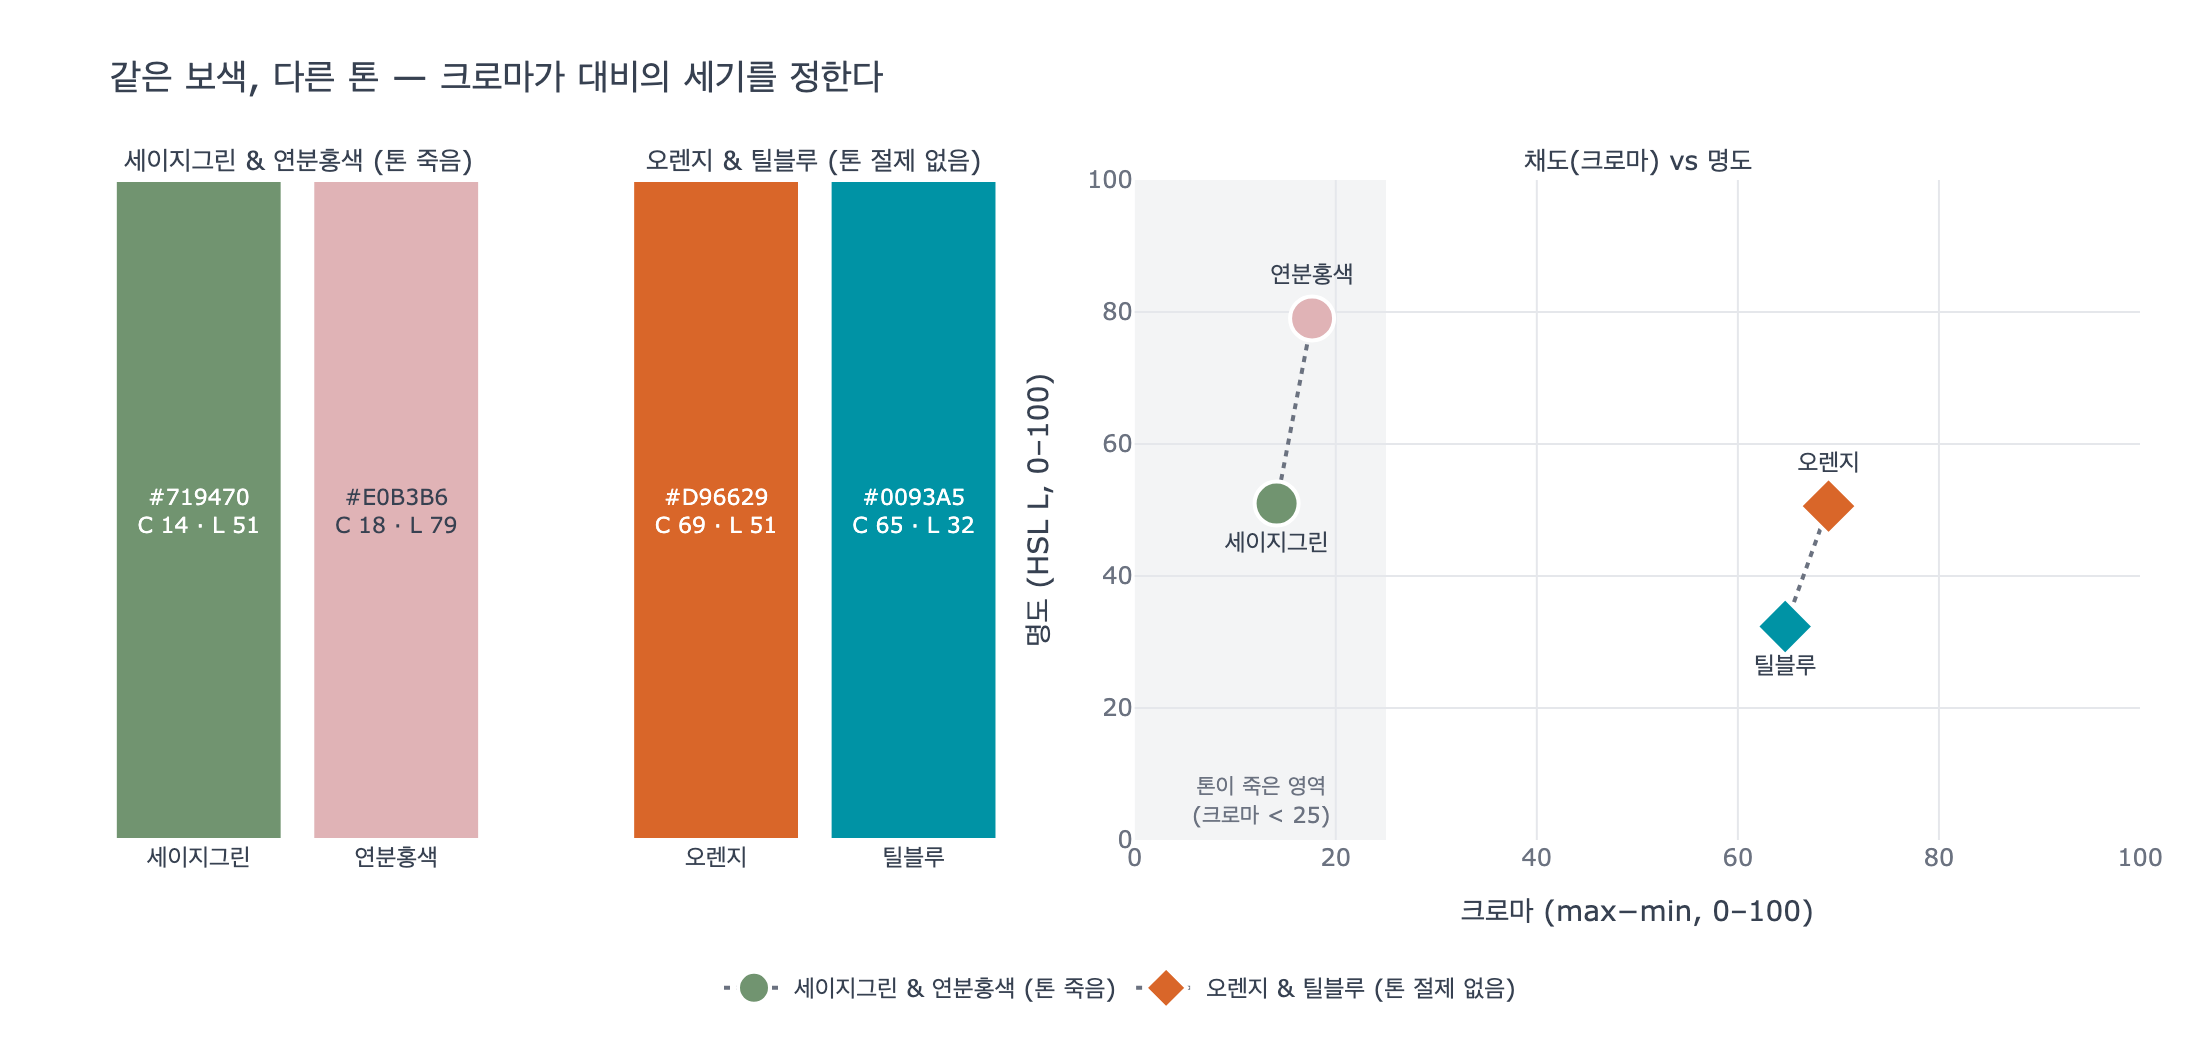

Recreate this plot in Python.
# %% [markdown]
# # 톤이 죽은 보색 vs 톤을 절제하지 않은 보색
#
# 세이지그린(`#719470`)과 연분홍색(`#E0B3B6`)은 색상환에서 서로 마주보는 보색이지만
# 충돌하지 않는다. 영상은 그 이유를 "둘 다 **톤이 죽어 있어서**"라고 설명한다.
# 이 스크립트는 그 말을 **숫자**로 확인한다.
#
# - 색상(Hue) 각도 차이 → 보색인지
# - 채도(Saturation / Chroma) → 톤이 죽었는지
# - 명도(Lightness) → 두 색이 비슷한 밝기 영역에 있는지
#
# 비교 대상으로 같은 보색이지만 톤을 절제하지 않은 오렌지(`#D96629`)·틸블루(`#0093A5`)를 함께 계산한다.
#
# 필요 패키지: plotly, kaleido (표준 라이브러리 colorsys 만으로 수치 계산은 가능)

# %%
import colorsys
import math


def _show(fig):
    try:
        from IPython import get_ipython
        if get_ipython() is not None:
            fig.show()
    except ImportError:
        pass


def hex_to_rgb01(hex_str: str) -> tuple[float, float, float]:
    """'#RRGGBB' -> (r, g, b) 각 0.0~1.0"""
    h = hex_str.lstrip("#")
    return tuple(int(h[i : i + 2], 16) / 255 for i in (0, 2, 4))


PAIRS = {
    "세이지그린 & 연분홍색 (톤 죽음)": [("세이지그린", "#719470"), ("연분홍색", "#E0B3B6")],
    "오렌지 & 틸블루 (톤 절제 없음)": [("오렌지", "#D96629"), ("틸블루", "#0093A5")],
}

# %% [markdown]
# ## 1. HSL / HSV 로 색상·채도·명도 뽑기
#
# `colorsys.rgb_to_hls` 는 (H, L, S) 순서로 돌려준다. 색상은 $0 \le H < 1$ 이므로 $360$ 을 곱해 각도로 바꾼다.
#
# 주의: HSL 의 S 는 밝은 색에서 과장된다. 예컨대 연분홍은 HSL 채도가 42% 로 나오지만 실제로 '탁한' 색이다.
# 그래서 **크로마(Chroma)** 도 함께 본다. RGB 에서 크로마는
#
# $$C = \max(R,G,B) - \min(R,G,B)$$
#
# 로, 색이 회색축에서 얼마나 떨어져 있는지를 직접 잰다. 회색이면 $C = 0$, 순색이면 $C = 1$.

# %%
def describe(hex_str: str) -> dict:
    r, g, b = hex_to_rgb01(hex_str)
    h, l, s_hsl = colorsys.rgb_to_hls(r, g, b)
    _, s_hsv, v = colorsys.rgb_to_hsv(r, g, b)
    chroma = max(r, g, b) - min(r, g, b)
    return {
        "hex": hex_str,
        "hue_deg": h * 360,
        "L_hsl": l * 100,
        "S_hsl": s_hsl * 100,
        "S_hsv": s_hsv * 100,
        "V": v * 100,
        "chroma": chroma * 100,
    }


for pair_name, colors in PAIRS.items():
    print(f"\n[{pair_name}]")
    for name, hx in colors:
        d = describe(hx)
        print(
            f"  {name:6s} {hx}  H={d['hue_deg']:6.1f}°  "
            f"L(HSL)={d['L_hsl']:5.1f}  S(HSL)={d['S_hsl']:5.1f}  "
            f"S(HSV)={d['S_hsv']:5.1f}  Chroma={d['chroma']:5.1f}"
        )
# 출력:
# [세이지그린 & 연분홍색 (톤 죽음)]
#   세이지그린  #719470  H= 118.3°  L(HSL)= 51.0  S(HSL)= 14.4  S(HSV)= 24.3  Chroma= 14.1
#   연분홍색   #E0B3B6  H= 356.0°  L(HSL)= 79.0  S(HSL)= 42.1  S(HSV)= 20.1  Chroma= 17.6
#
# [오렌지 & 틸블루 (톤 절제 없음)]
#   오렌지    #D96629  H=  20.8°  L(HSL)= 50.6  S(HSL)= 69.8  S(HSV)= 81.1  Chroma= 69.0
#   틸블루    #0093A5  H= 186.5°  L(HSL)= 32.4  S(HSL)=100.0  S(HSV)=100.0  Chroma= 64.7

# %% [markdown]
# ## 2. 색상각 차이 — 정말 보색인가?
#
# 원 위의 두 각도 차이는 $360°$ 를 넘어가는 방향도 있으므로
#
# $$\Delta H = \min\bigl(|H_1 - H_2|,\; 360° - |H_1 - H_2|\bigr)$$
#
# 로 계산한다. $\Delta H \approx 180°$ 이면 RGB 색상환에서의 보색이다.
#
# 오렌지·틸블루는 $166°$ 로 거의 정반대다. 세이지그린·연분홍은 RGB 색상환(HSL)에서는 $122°$ 로,
# 컴퍼스로 잰 180° 는 아니다. 그러나 영상의 색상환(그림 2·3)은 **위 노랑·오른쪽 빨강·아래 파랑·왼쪽 초록**의
# 화가용(RYB)·대립색 배치이고, 그 배치에서 **빨강↔초록**은 정확히 마주보는 보색이다.
# 헤링(Hering)의 대립색 이론에서도 빨강–초록은 같은 채널의 양 끝이다. 아래에서 CIELAB $a^*$ 축(음수=초록, 양수=빨강)으로 이를 확인한다.

# %%
def hue_diff(h1: float, h2: float) -> float:
    d = abs(h1 - h2) % 360
    return min(d, 360 - d)


for pair_name, colors in PAIRS.items():
    d1, d2 = (describe(hx) for _, hx in colors)
    print(f"{pair_name}: ΔH(HSL) = {hue_diff(d1['hue_deg'], d2['hue_deg']):.1f}°")
# 출력:
# 세이지그린 & 연분홍색 (톤 죽음): ΔH(HSL) = 122.3°
# 오렌지 & 틸블루 (톤 절제 없음): ΔH(HSL) = 165.8°

# %% [markdown]
# ## 3. CIELAB 로 보기 — 대립색 축과 지각적 크로마
#
# sRGB → 선형 RGB → XYZ → CIELAB 순서로 변환하면 지각에 더 가까운 좌표를 얻는다.
#
# - $L^*$: 지각 명도 (0 검정 ~ 100 흰색)
# - $a^*$: 초록(−) ↔ 빨강(+) 대립축
# - $b^*$: 파랑(−) ↔ 노랑(+) 대립축
# - 크로마 $C^*_{ab} = \sqrt{a^{*2} + b^{*2}}$, 색상각 $h_{ab} = \operatorname{atan2}(b^*, a^*)$
#
# 두 색의 $a^*$ 부호가 반대면 빨강–초록 채널에서 서로 반대 방향으로 자극하는 **대립색**이다.
# 그 대립이 얼마나 세게 느껴지는지는 $C^*_{ab}$ 의 크기가 결정한다.

# %%
def srgb_to_lab(hex_str: str) -> tuple[float, float, float]:
    def lin(c):
        return c / 12.92 if c <= 0.04045 else ((c + 0.055) / 1.055) ** 2.4

    r, g, b = (lin(c) for c in hex_to_rgb01(hex_str))
    # sRGB (D65) → XYZ
    x = 0.4124564 * r + 0.3575761 * g + 0.1804375 * b
    y = 0.2126729 * r + 0.7151522 * g + 0.0721750 * b
    z = 0.0193339 * r + 0.1191920 * g + 0.9503041 * b
    xn, yn, zn = 0.95047, 1.0, 1.08883  # D65 백색점

    def f(t):
        return t ** (1 / 3) if t > (6 / 29) ** 3 else t / (3 * (6 / 29) ** 2) + 4 / 29

    fx, fy, fz = f(x / xn), f(y / yn), f(z / zn)
    return 116 * fy - 16, 500 * (fx - fy), 200 * (fy - fz)


LAB = {}
for pair_name, colors in PAIRS.items():
    print(f"\n[{pair_name}]")
    for name, hx in colors:
        L, a, b = srgb_to_lab(hx)
        C = math.hypot(a, b)
        h = math.degrees(math.atan2(b, a)) % 360
        LAB[hx] = (L, a, b, C, h)
        print(f"  {name:6s} L*={L:5.1f}  a*={a:6.1f}  b*={b:6.1f}  C*={C:5.1f}  h={h:6.1f}°")
    (L1, a1, b1, C1, _), (L2, a2, b2, C2, _) = (LAB[hx] for _, hx in colors)
    print(f"  ΔL*={abs(L1 - L2):.1f}   a* 부호: {'반대(대립)' if a1 * a2 < 0 else '같음'}   평균 C*={(C1 + C2) / 2:.1f}")
# 출력:
# [세이지그린 & 연분홍색 (톤 죽음)]
#   세이지그린  L*= 57.9  a*= -19.6  b*=  15.2  C*= 24.8  h= 142.2°
#   연분홍색   L*= 77.0  a*=  16.7  b*=   4.7  C*= 17.4  h=  15.6°
#   ΔL*=19.1   a* 부호: 반대(대립)   평균 C*=21.1
#
# [오렌지 & 틸블루 (톤 절제 없음)]
#   오렌지    L*= 56.5  a*=  41.6  b*=  53.2  C*= 67.6  h=  52.0°
#   틸블루    L*= 55.7  a*= -26.0  b*= -18.8  C*= 32.0  h= 215.8°
#   ΔL*=0.8   a* 부호: 반대(대립)   평균 C*=49.8

# %% [markdown]
# ## 4. 해석
#
# | | 세이지그린·연분홍 | 오렌지·틸블루 |
# |---|---|---|
# | 대립색인가 | 예 ($a^*$ 부호 반대, RYB 색상환에서 정반대) | 예 ($\Delta H \approx 166°$) |
# | 크로마 (RGB) | **14 / 18** — 둘 다 낮음 | **69 / 65** — 둘 다 높음 |
# | 명도 (HSL L) | 51 / 79 — 둘 다 중간 이상, 어두운 색 없음 | 51 / 32 |
#
# 보색 대비의 세기는 "얼마나 반대 방향인가"(색상각)보다 "각 방향으로 **얼마나 멀리** 나갔는가"(크로마)가 좌우한다.
# 세이지그린·연분홍은 회색축에서 조금밖에 떨어지지 않아 대립축 위의 두 점 사이 거리가 짧고, 그래서 대비가 '눌린다'.
# 오렌지·틸블루는 두 점이 축의 양 끝으로 멀리 뻗어 있어 같은 보색이라도 팽팽하게 부딪힌다.
# 흥미롭게도 오렌지·틸블루는 $L^*$ 가 거의 같다(등명도). 밝기 차이가 없으니 경계는 오직 색 채널의 대립만으로 만들어지고,
# 그것이 '틸 앤 오렌지' 특유의 강한 분리감이다.

# %% [markdown]
# ## 5. 시각화 — 스와치 + (크로마, 명도) 산점도
#
# 왼쪽·가운데: 두 쌍의 실제 색 스와치. 오른쪽: 각 색을 $x$=크로마, $y$=명도(HSL L)에 찍는다.
# 톤이 죽은 쌍은 왼쪽(저크로마)에 모여 있고, 톤을 절제하지 않은 쌍은 오른쪽(고크로마)에 흩어져 있다.

# %%
import plotly.graph_objects as go
from plotly.subplots import make_subplots

INK = "#374151"
MUTED = "#6B7280"
GRID = "#E5E7EB"

fig = make_subplots(
    rows=1,
    cols=3,
    column_widths=[0.22, 0.22, 0.56],
    subplot_titles=[*PAIRS.keys(), "채도(크로마) vs 명도"],
    horizontal_spacing=0.06,
)

# 스와치: 각 쌍을 두 개의 세로 막대로
for col, (pair_name, colors) in enumerate(PAIRS.items(), start=1):
    for name, hx in colors:
        d = describe(hx)
        fig.add_trace(
            go.Bar(
                x=[name],
                y=[1],
                marker=dict(color=hx, line=dict(color="#FFFFFF", width=2)),
                text=[f"{hx}<br>C {d['chroma']:.0f} · L {d['L_hsl']:.0f}"],
                textposition="inside",
                insidetextanchor="middle",
                textfont=dict(color="#FFFFFF" if d["L_hsl"] < 60 else INK, size=11),
                hovertemplate=f"{name} {hx}<br>H {d['hue_deg']:.0f}°, 크로마 {d['chroma']:.0f}, 명도 {d['L_hsl']:.0f}<extra></extra>",
                showlegend=False,
            ),
            row=1,
            col=col,
        )
    fig.update_yaxes(visible=False, range=[0, 1], row=1, col=col)
    fig.update_xaxes(showgrid=False, tickfont=dict(color=INK, size=12), row=1, col=col)

# 산점도: 쌍마다 두 점을 선으로 이어 '거리'를 보이게
symbols = {list(PAIRS)[0]: "circle", list(PAIRS)[1]: "diamond"}
for pair_name, colors in PAIRS.items():
    xs, ys, cs, names = [], [], [], []
    for name, hx in colors:
        d = describe(hx)
        xs.append(d["chroma"])
        ys.append(d["L_hsl"])
        cs.append(hx)
        names.append(name)
    fig.add_trace(
        go.Scatter(
            x=xs,
            y=ys,
            mode="lines+markers+text",
            line=dict(color=MUTED, width=2, dash="dot"),
            marker=dict(color=cs, size=22, symbol=symbols[pair_name], line=dict(color="#FFFFFF", width=2)),
            text=names,
            textposition=["top center" if ys[0] >= ys[1] else "bottom center", "bottom center" if ys[0] >= ys[1] else "top center"],
            textfont=dict(color=INK, size=12),
            name=pair_name,
            hovertemplate="%{text}<br>크로마 %{x:.0f}, 명도 %{y:.0f}<extra></extra>",
        ),
        row=1,
        col=3,
    )

# 저채도 영역 음영
fig.add_shape(
    type="rect", x0=0, x1=25, y0=0, y1=100, row=1, col=3,
    fillcolor="rgba(107,114,128,0.08)", line=dict(width=0), layer="below",
)
fig.add_annotation(
    x=12.5, y=6, text="톤이 죽은 영역<br>(크로마 < 25)", showarrow=False,
    font=dict(color=MUTED, size=11), row=1, col=3,
)

fig.update_xaxes(
    title_text="크로마 (max−min, 0–100)", range=[0, 100], gridcolor=GRID, zeroline=False,
    tickfont=dict(color=MUTED), title_font=dict(color=INK), row=1, col=3,
)
fig.update_yaxes(
    title_text="명도 (HSL L, 0–100)", range=[0, 100], gridcolor=GRID, zeroline=False,
    tickfont=dict(color=MUTED), title_font=dict(color=INK), row=1, col=3,
)
fig.update_layout(
    title=dict(text="같은 보색, 다른 톤 — 크로마가 대비의 세기를 정한다", font=dict(color=INK, size=18)),
    plot_bgcolor="#FFFFFF",
    paper_bgcolor="#FFFFFF",
    font=dict(color=INK),
    legend=dict(orientation="h", y=-0.18, x=0.5, xanchor="center", font=dict(color=INK)),
    margin=dict(l=50, r=30, t=90, b=90),
    width=1100,
    height=520,
    bargap=0.15,
)
fig.for_each_annotation(lambda a: a.update(font=dict(color=INK, size=13)) if a.text in list(PAIRS) + ["채도(크로마) vs 명도"] else None)

_show(fig)

# %%
import os

out_png = os.path.join(os.path.dirname(os.path.abspath(__file__)) if "__file__" in globals() else ".", "expy.png")
fig.write_image(out_png, scale=2)
print("saved:", out_png)
# 출력: saved: /Users/swcho/.../72a80431-6abe-4946-91ea-083eae725226/expy.png
